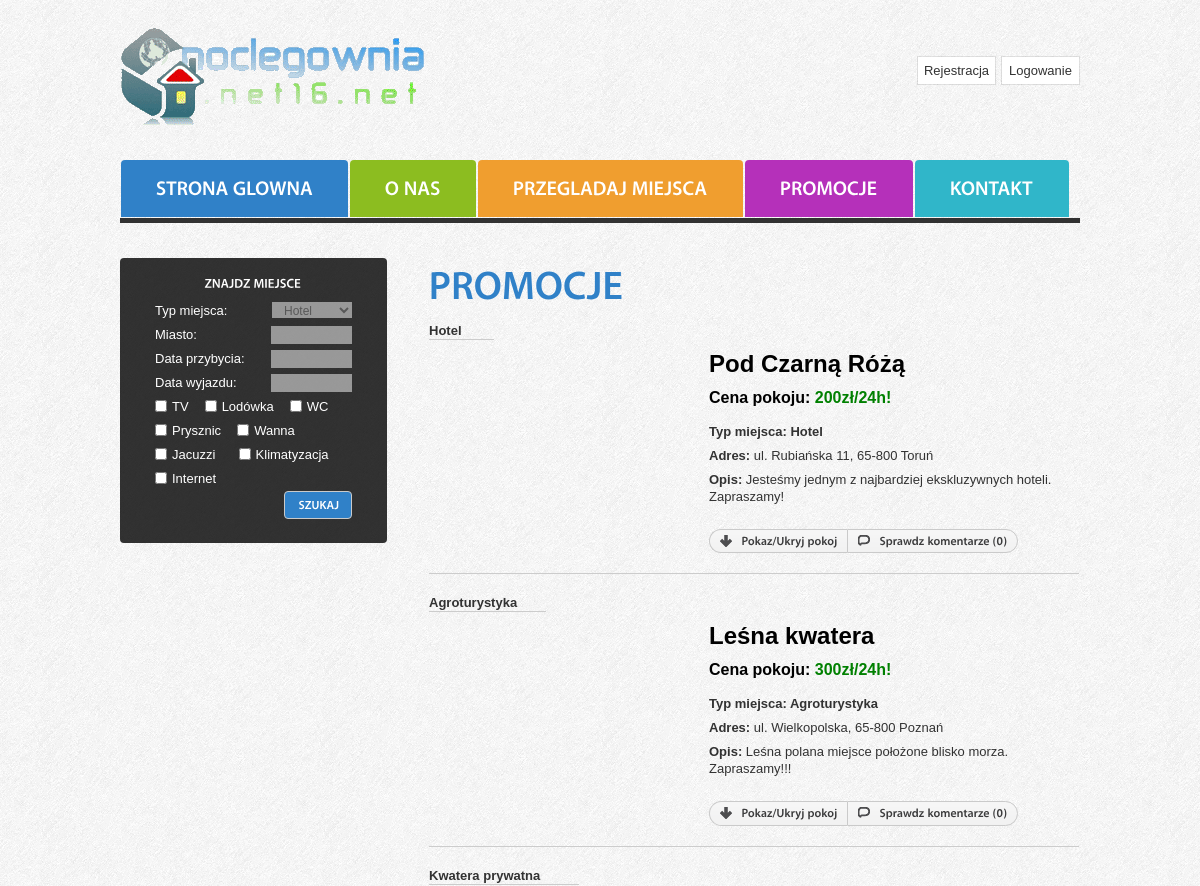
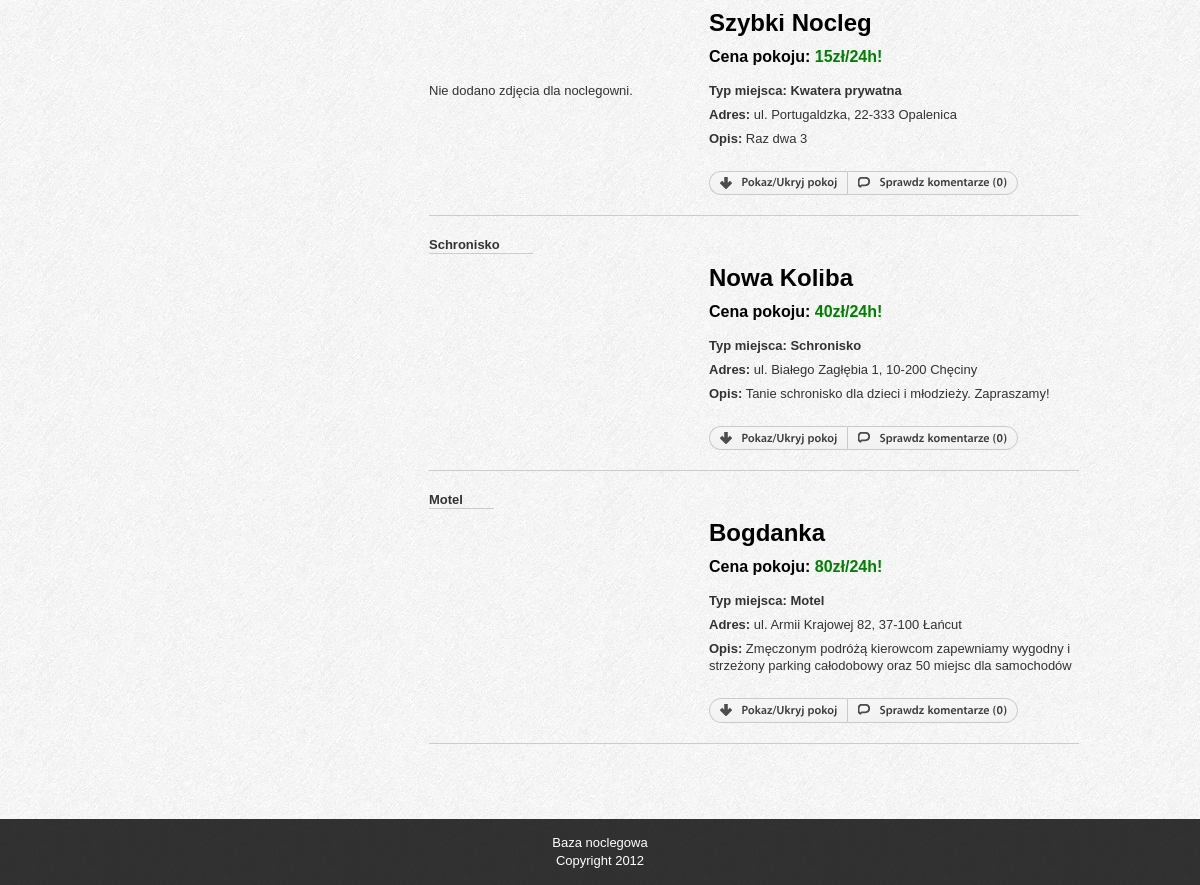
The app's page /promocje.php with its own data (2 pictures, top to bottom).
### tables this page shows
CREATE TABLE `noclegownia` (
  `id` int(10) unsigned NOT NULL AUTO_INCREMENT,
  `nazwa` varchar(200) NOT NULL,
  `miejscowosc` varchar(100) NOT NULL,
  `kod_pocztowy` varchar(6) NOT NULL,
  `ulica` varchar(100) NOT NULL,
  `opis` varchar(700) NOT NULL,
  `ocena` varchar(50) NOT NULL,
  `typ` varchar(100) NOT NULL,
  `status` tinyint(1) DEFAULT '0',
  `zdjecie` mediumblob NOT NULL,
  PRIMARY KEY (`id`)
);

### public_html/include/wyszukiwarka_noclegownia_promocje.php (the view)
<?php
			   echo '<table border="1" width="100%"><tr><td width="280px">
					<figure class="left marg_right1">';
					$id = $result['id'];
					$foto=(mysql_query("SELECT * FROM noclegownia WHERE id='$id' AND zdjecie > '0'"));
					if (mysql_num_rows($foto) > 0)
					{echo '<img src="noclegownia_zdjecie.php?id='.$result['id'].'" alt="" height="" width="260px">';}
					else
					{echo '<br /><br /><br /><br /><center>Nie dodano zdjęcia dla noclegowni.</center>';}
					echo '</figure></td>
					<td><p class="pad_bot2"><strong><span style="color: black; font-size: 18pt">'.$result['nazwa'].'</span><br /><br />
					<span style="color: black; font-size: 12pt">Cena pokoju: </span><span style="color: green; font-size: 12pt">'.$cena['cena'].'zł/24h!</span><br /><br />Typ miejsca: '.$result['typ'].'</strong></p>
					<p class="pad_bot2"><strong>Adres:</strong> ul. '.$result['ulica'].', '.$result['kod_pocztowy'].' '.$result['miejscowosc'].'</p>
                                                            <p class="pad_bot2"><strong>Opis:</strong> '.$result['opis'].'</p>
					<br /><a href="#" class="letsGo left pill button" id="'.$id_noclegownia.'"><span class="downarrow icon"></span>Pokaz/Ukryj pokoj</a>';
					?>
					<a onclick="window.open('<?php echo 'komentarze/komentarze.php?kom='.$id_noclegownia.'';  ?>', 'Komentarze', 'toolbar=no, scrollbars=yes, location=no, height=430,width=600');" class="right2 pill button"><span class="comment icon"></span>Sprawdz komentarze (<?php echo $result['status']; ?>)</a>
					<?php
					echo '</td></tr>
                                                </table>';
?>

### public_html/promocje.php (shortened to what this page needs)
<!DOCTYPE html>
<html lang="pl">
<head>
<link rel="stylesheet" href="button/stylesheets/css3buttons.css" type="text/css" />
<link rel="stylesheet" href="css/reset.css" type="text/css" media="all">
<link rel="stylesheet" href="css/layout.css" type="text/css" media="all">
<link rel="stylesheet" href="css/style.css" type="text/css" media="all">
<link rel="stylesheet" href="css/colorbox.css" type="text/css" media="all" />
<link type="text/css" href="css/jquery-ui.css" rel="stylesheet">
<link type="text/css" href="css/datepicker.css" rel="stylesheet">
</head>
<body id="page1">
<div class="extra">
	<div class="main">
			<div class="wrapper">
				<h1><a href="index.php" id="logo">Tania baza noclegowa</a></h1>
				<div class="right">
					<div class="wrapper">
					</div>
<?php
include 'include/menu.php';
?>
				</div>
			</div>
			<nav>
<?php
include 'include/zakladki.php';
?>
			</nav>
<?php
include 'include/wyszukiwarka.php';
?>
			<article class="col2 pad_left1">
			<h2>Promocje</h2>
<?php
include 'promocje_pokoje.php';
?>
			</article>
        <section id="content"></section>
</div>
<?php
include 'include/stopka.php';
?>
</div>
</body>
</html>

### public_html/include/menu.php
					<div class="wrapper">
						<nav>
						<ul id="top_nav">
<?php
if(@$_SESSION['zalogowany']==1){
$recepcjonista=(mysql_query("SELECT * FROM uzytkownik WHERE login='$login' AND typ_konta = 10"));
if (mysql_num_rows($recepcjonista) == 1) {
?><li><a style="cursor:pointer;hand" onclick="window.open('<?php echo 'rezerwacje/uzytkownik.php';  ?>', 'Komentarze', 'toolbar=no, scrollbars=yes, location=no, height=600,width=1066');">Rezerwacje</a></li><?php
echo '<li><a href="admin/index.php">Zarządzanie</a></li>';
}else{
?><li><a class='rez' href="rezerwacje/uzytkownik.php">Rezerwacje</a></li>
<li><a class='zarz' href="zarzadzanie/uzytkownik.php">Zarządzanie</a></li><?php
	}
?>
<li><a href="index.php?wylo=tak">Wyloguj</a></li>
<?php
}else{
?>
<li><a class='reg' href="regreg.php">Rejestracja</a></li>
<li><a class='log' href="logowanie.php">Logowanie</a></li>
<?php
}
?>
							</ul>
						</nav>
					</div>

### public_html/include/zakladki.php
<ul id="menu">
<li><a href="index.php" class="nav1">Strona glowna</a></li>
	<li><a href="my.php" class="nav2">O nas</a></li>
                                                        <li><a href="przegladaj.php" class="nav3">Przegladaj miejsca</a></li>
	<li><a href="promocje.php" class="nav4">Promocje</a></li>
	<li class="end"><a href="kontakt.php" class="nav5">Kontakt</a></li>
</ul>

### public_html/include/wyszukiwarka.php (shortened to what this page needs)
				<article class="col1">
				<ul class="tabs">
					<li><a class="active">Znajdz miejsce</a></li>
				</ul>
				<div class="tabs_cont">
					<form id="form_1" action="wyszukaj.php" method="post">
						<div class="bg">
							<div class="wrapper">
								<div> Typ miejsca:
								<select name="typ_miejsca" class="input input2" style="width:80px;">
		<option>Hotel&nbsp;&nbsp;</option>
	</select>
	</div>
<div class="wrapper">Miasto:<input type="text" name="miasto" class="input input2"></div>
<div class="wrapper">Data przybycia:<input type="text" name="data_przybycia" id="datepicker" class="input input2"></div>
<div class="wrapper">Data wyjazdu:<input type="text" name="data_wyjazdu" id="datepicker1" class="input input2"></div>
</div>
							<div class="wrapper">
								<div class="radio"><input type="checkbox" name="tv" value="1">TV</div>
                                <div class="radio"><input type="checkbox" name="lodowka" value="1">Lodówka</div>
                                <div class="radio"><input type="checkbox" name="wc" value="1">WC</div>
                            	<div class="radio"><input type="checkbox" name="prysznic" value="1">Prysznic</div>
                                <div class="radio"><input type="checkbox" name="wanna" value="1">Wanna</div>
                                <div class="radio"><input type="checkbox" name="jacuzzi" value="1">Jacuzzi&nbsp;&nbsp;</div>
                                <div class="radio end"><input type="checkbox" name="klimatyzacja" value="1">Klimatyzacja</div>
								<div class="radio end"><input type="checkbox" name="internet" value="1">Internet</div>
							</div>
							<a href="#" class="button" onclick="document.getElementById('form_1').submit()">Szukaj</a>
							<br>
						</div>
					</form>
				</div>
				</article>

### public_html/promocje_pokoje.php (shortened to what this page needs)
<?php
$istnieje=(mysql_query("SELECT noclegownia.id, noclegownia.nazwa, noclegownia.miejscowosc, noclegownia.kod_pocztowy, noclegownia.ulica, noclegownia.opis, noclegownia.ocena, noclegownia.typ, noclegownia.status, noclegownia.zdjecie
FROM pokoj
JOIN noclegownia ON (id_miejsce = id)
WHERE typ='Hotel' AND cena IN (SELECT MIN(cena) FROM pokoj JOIN noclegownia ON (id_miejsce = id) WHERE typ='Hotel')"));
	if (mysql_num_rows($istnieje) > 0){
	$result=mysql_fetch_assoc($istnieje);
	echo '<div style="padding-bottom:0px;border-bottom:1px solid #cccccc;margin-bottom:15px; margin-top:0px; margin-right:90%;"><strong>Hotel</strong></div>';
	$id_noclegownia=$result['id'];
	$min_cena=(mysql_query("SELECT MIN(cena) AS cena FROM pokoj
	WHERE id_miejsce = $id_noclegownia"));
	$cena=mysql_fetch_assoc($min_cena);
			echo '<article class="col2">
				<div class="wrapper under">';
				include 'include/wyszukiwarka_noclegownia_promocje.php';
                echo '</div>
				</article>';
}
$istnieje=(mysql_query("SELECT noclegownia.id, noclegownia.nazwa, noclegownia.miejscowosc, noclegownia.kod_pocztowy, noclegownia.ulica, noclegownia.opis, noclegownia.ocena, noclegownia.typ, noclegownia.status, noclegownia.zdjecie
FROM pokoj
JOIN noclegownia ON (id_miejsce = id)
WHERE typ='Agroturystyka' AND cena IN (SELECT MIN(cena) FROM pokoj JOIN noclegownia ON (id_miejsce = id) WHERE typ='Agroturystyka')"));
	if (mysql_num_rows($istnieje) > 0){
	$result=mysql_fetch_assoc($istnieje);
	echo '<div style="padding-bottom:0px;border-bottom:1px solid #cccccc;margin-bottom:15px; margin-top:0px; margin-right:82%;"><strong>Agroturystyka</strong></div>';
	$id_noclegownia=$result['id'];
	$min_cena=(mysql_query("SELECT MIN(cena) AS cena FROM pokoj
	WHERE id_miejsce = $id_noclegownia"));
	$cena=mysql_fetch_assoc($min_cena);
			echo '<article class="col2">
				<div class="wrapper under">';
				include 'include/wyszukiwarka_noclegownia_promocje.php';
                echo '</div>
				</article>';
}
$istnieje=(mysql_query("SELECT noclegownia.id, noclegownia.nazwa, noclegownia.miejscowosc, noclegownia.kod_pocztowy, noclegownia.ulica, noclegownia.opis, noclegownia.ocena, noclegownia.typ, noclegownia.status, noclegownia.zdjecie
FROM pokoj
JOIN noclegownia ON (id_miejsce = id)
WHERE typ='Kwatera prywatna' AND cena IN (SELECT MIN(cena) FROM pokoj JOIN noclegownia ON (id_miejsce = id) WHERE typ='Kwatera prywatna')"));
	if (mysql_num_rows($istnieje) > 0){
	$result=mysql_fetch_assoc($istnieje);
	echo '<div style="padding-bottom:0px;border-bottom:1px solid #cccccc;margin-bottom:15px; margin-top:0px; margin-right:77%;"><strong>Kwatera prywatna</strong></div>';
	$id_noclegownia=$result['id'];
	$min_cena=(mysql_query("SELECT MIN(cena) AS cena FROM pokoj
	WHERE id_miejsce = $id_noclegownia"));
	$cena=mysql_fetch_assoc($min_cena);
			echo '<article class="col2">
				<div class="wrapper under">';
				include 'include/wyszukiwarka_noclegownia_promocje.php';
                echo '</div>
				</article>';
}
$istnieje=(mysql_query("SELECT noclegownia.id, noclegownia.nazwa, noclegownia.miejscowosc, noclegownia.kod_pocztowy, noclegownia.ulica, noclegownia.opis, noclegownia.ocena, noclegownia.typ, noclegownia.status, noclegownia.zdjecie
FROM pokoj
JOIN noclegownia ON (id_miejsce = id)
WHERE typ='Schronisko' AND cena IN (SELECT MIN(cena) FROM pokoj JOIN noclegownia ON (id_miejsce = id) WHERE typ='Schronisko')"));
	if (mysql_num_rows($istnieje) > 0){
	$result=mysql_fetch_assoc($istnieje);
	echo '<div style="padding-bottom:0px;border-bottom:1px solid #cccccc;margin-bottom:15px; margin-top:0px; margin-right:84%;"><strong>Schronisko</strong></div>';
	$id_noclegownia=$result['id'];
	$min_cena=(mysql_query("SELECT MIN(cena) AS cena FROM pokoj
	WHERE id_miejsce = $id_noclegownia"));
	$cena=mysql_fetch_assoc($min_cena);
			echo '<article class="col2">
				<div class="wrapper under">';
				include 'include/wyszukiwarka_noclegownia_promocje.php';
                echo '</div>
				</article>';
}
$istnieje=(mysql_query("SELECT noclegownia.id, noclegownia.nazwa, noclegownia.miejscowosc, noclegownia.kod_pocztowy, noclegownia.ulica, noclegownia.opis, noclegownia.ocena, noclegownia.typ, noclegownia.status, noclegownia.zdjecie
FROM pokoj
JOIN noclegownia ON (id_miejsce = id)
WHERE typ='Motel' AND cena IN (SELECT MIN(cena) FROM pokoj JOIN noclegownia ON (id_miejsce = id) WHERE typ='Motel')"));
	if (mysql_num_rows($istnieje) > 0){
	$result=mysql_fetch_assoc($istnieje);
	echo '<div style="padding-bottom:0px;border-bottom:1px solid #cccccc;margin-bottom:15px; margin-top:0px; margin-right:90%;"><strong>Motel</strong></div>';
	$id_noclegownia=$result['id'];
	$min_cena=(mysql_query("SELECT MIN(cena) AS cena FROM pokoj
	WHERE id_miejsce = $id_noclegownia"));
	$cena=mysql_fetch_assoc($min_cena);
			echo '<article class="col2">
				<div class="wrapper under">';
				include 'include/wyszukiwarka_noclegownia_promocje.php';
                echo '</div>
				</article>';
}
?>

### public_html/include/stopka.php
<div class="body1">
	<div class="main">
		<footer>
			Baza noclegowa<br/>
			Copyright 2012
		</footer>
	</div>
</div>

### public_html/button/stylesheets/css3buttons.css (style rules this page uses)
a.button { -moz-user-select: none; -webkit-tap-highlight-color: rgba(0,0,0,0); -webkit-user-select: none; -webkit-touch-callout: none; }
a.button.pill, button.pill { -webkit-border-radius: 19px; -moz-border-radius: 19px; border-radius: 19px; padding: 5px 10px 4px 10px; *padding: 4px 10px; }
a.button.left, button.left { -webkit-border-bottom-right-radius: 0px; -webkit-border-top-right-radius: 0px; -moz-border-radius-bottomright: 0px; -moz-border-radius-topright: 0px; border-bottom-right-radius: 0px; border-top-right-radius: 0px; margin-right: 0px; border-right: none; }
a.button.right2, button.right { -webkit-border-bottom-left-radius: 0px; -webkit-border-top-left-radius: 0px; -moz-border-radius-bottomleft: 0px; -moz-border-radius-topleft: 0px; border-top-left-radius: 0px; border-bottom-left-radius: 0px; margin-left: 0px; }
a.button span.icon, button span.icon { display: inline-block; width: 14px; height: 12px; margin: auto 7px auto auto; position: relative; top: 0; *top: 0px; background-image: url('../images/css3buttons_icons.png'); background-repeat: no-repeat; }
a.button span.icon.comment, button span.icon.comment { background-position: 0 -176px }
a.button span.icon.downarrow, button span.icon.downarrow { background-position: 0 -234px }

### public_html/css/layout.css (style rules this page uses)
.col1, .col2, .col3, .cols { float:left }
.col1 { width:267px }
.col2 { width:650px }
#page1 h1 { padding:27px 0 0 0 }
#page1 #menu { margin-top:32px;margin-bottom:35px }

### records on screen
noclegownia: nazwa "Pod Czarną Różą", typ "Hotel", ulica "Rubiańska 11", kod_pocztowy "65-800", miejscowosc "Toruń", opis "Jesteśmy jednym z najbardziej ekskluzywnych hoteli. Zapraszamy!"
noclegownia: nazwa "Leśna kwatera", typ "Agroturystyka", ulica "Wielkopolska", kod_pocztowy "65-800", miejscowosc "Poznań", opis "Leśna polana miejsce położone blisko morza. Zapraszamy!!!"
noclegownia: nazwa "Szybki Nocleg", typ "Kwatera prywatna", ulica "Portugaldzka", kod_pocztowy "22-333", miejscowosc "Opalenica", opis "Raz dwa 3"
noclegownia: nazwa "Nowa Koliba", typ "Schronisko", ulica "Białego Zagłębia 1", kod_pocztowy "10-200", miejscowosc "Chęciny", opis "Tanie schronisko dla dzieci i młodzieży. Zapraszamy!"
noclegownia: nazwa "Bogdanka", typ "Motel", ulica "Armii Krajowej 82", kod_pocztowy "37-100", miejscowosc "Łańcut", opis "Zmęczonym podróżą kierowcom zapewniamy wygodny i strzeżony parking całodobowy oraz 50 miejsc dla samochodów"

### other values on screen
$cena['cena'] "200 300 15 40 80"
